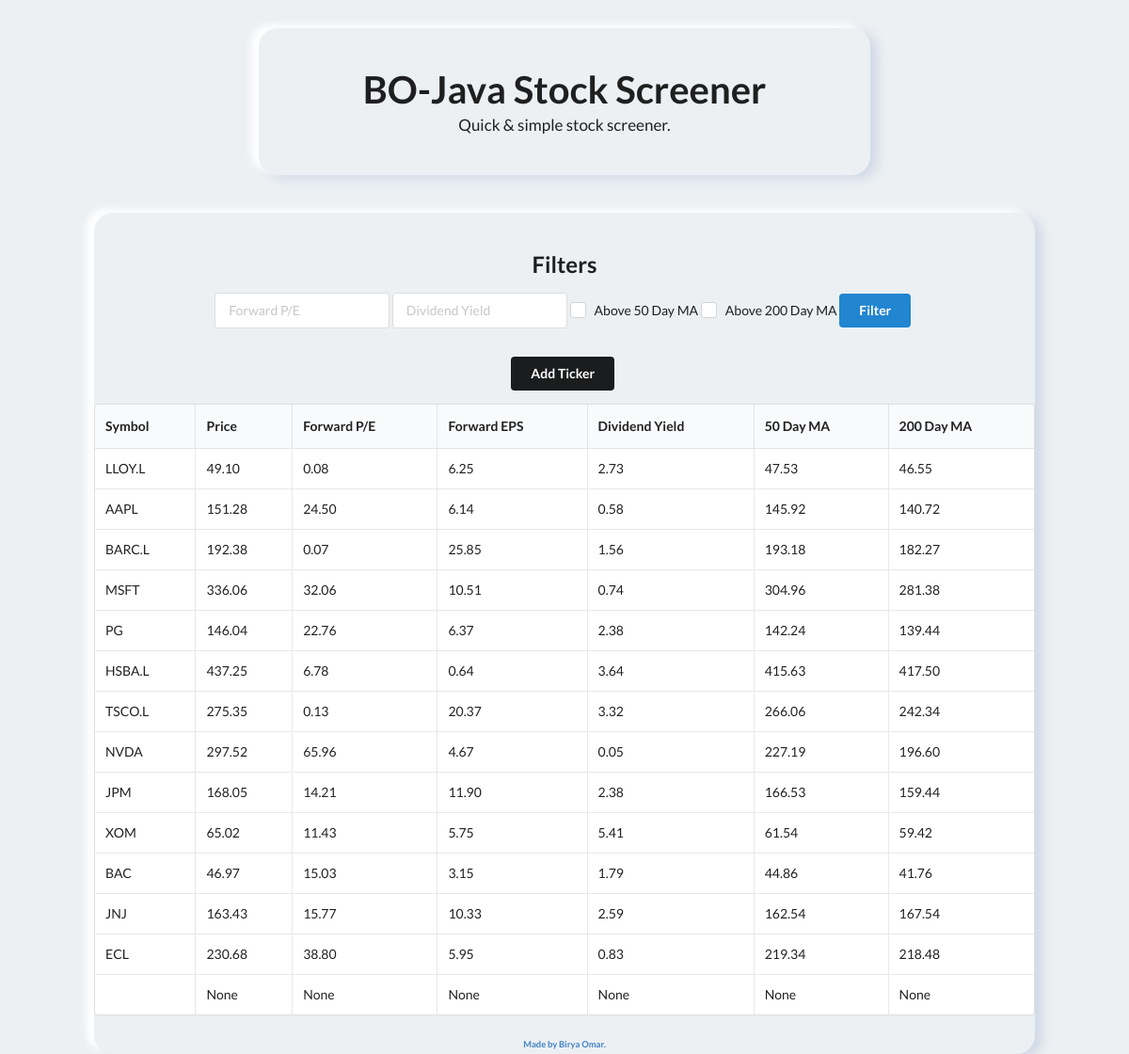
The page / on the database its author committed.
### models.py (models this page shows)
class Stock(Base):
    __tablename__ = "stocks"
    id = Column(Integer, primary_key=True, index=True)
    symbol = Column(String, unique=True, index=True)
    price = Column(Numeric(10, 2))
    forward_pe = Column(Numeric(10, 2))
    forward_eps = Column(Numeric(10, 2))
    dividend_yield = Column(Numeric(10, 2))
    ma50 = Column(Numeric(10, 2))
    ma200 = Column(Numeric(10, 2))

### main.py (the view)
@app.get("/")
def home(request: Request, forward_pe = None, dividend_yield = None, ma50 = None, ma200 = None, db: Session = Depends(get_db)):
    stocks = db.query(Stock)
    if forward_pe:
        stocks = stocks.filter(Stock.forward_pe < forward_pe)
    if dividend_yield:
        stocks = stocks.filter(Stock.dividend_yield > dividend_yield)
    if ma50:
        stocks = stocks.filter(Stock.price > Stock.ma50)
    if ma200:
        stocks = stocks.filter(Stock.price > Stock.ma200)
    stocks = stocks.all()
    return templates.TemplateResponse("index.html", {
        "request": request,
        "stocks": stocks,
        "dividend_yield": dividend_yield,
        "forward_pe": forward_pe,
        "ma200": ma200,
        "ma50": ma50
    })

### templates/index.html (shortened to what this page needs)
<!DOCTYPE html>
<html>
{% extends "layout.html" %}
{% block content %}
<head>
</head>
    <body>
        <center><div class="top-container">
          <center><h1>BO-Java Stock Screener</h1></center>
          <center><p class="app-description">Quick & simple stock screener.</p></center>
        </div></center>
      <center><div class="bottom-container">
        <h2>Filters</h2>
        <form method="get">
        <div class="ui input">
          <input name="forward_pe" type="text" placeholder="Forward P/E" value="{{ forward_pe or '' }}">
        </div>
        <div class="ui input">
          <input name="dividend_yield" type="text" placeholder="Dividend Yield" value="{{ dividend_yield or '' }}">
        </div>
        <div class="ui checkbox">
          <label>Above 50 Day MA</label>
        </div>
        <div class="ui checkbox">
          <label>Above 200 Day MA</label>
        </div>
        <button type="submit" class="ui button primary">Filter</button>
        </form>
        <div class="add-ticker-button">
        <button id="add_symbol" class="ui button secondary">Add Ticker</button>
        </div>
        <table class="ui celled table">
          <thead>
            <tr>
              <th>Symbol</th>
              <th>Price</th>
              <th>Forward P/E</th>
              <th>Forward EPS</th>
              <th>Dividend Yield</th>
              <th>50 Day MA</th>
              <th>200 Day MA</th>
            </tr>
          </thead>
          <tbody>
            {% for stock in stocks %}
            <tr>
              <td>{{ stock.symbol }}</td>
              <td>{{ stock.price }}</td>
              <td>{{ stock.forward_pe }}</td>
              <td>{{ stock.forward_eps }}</td>
              <td>{{ stock.dividend_yield }}</td>
              <td>{{ stock.ma50 }}</td>
              <td>{{ stock.ma200 }}</td>
            </tr>
            {% endfor %}
          </tbody>
        </table>
          <div class="footer">
            <center><h6><a href="https://birya.io"  class="footer-link">Made by Birya Omar.</a></h6></center>
          </div>
        </div></center>
  </body>
{% endblock %}

### templates/layout.html (shortened to what this page needs)
<html>
    <head>
        <link rel="stylesheet" href="https://cdn.jsdelivr.net/npm/semantic-ui@2.4.2/dist/semantic.min.css">
    </head>
    <body>
            {% block content %}
            {% endblock %}
    </body>
</html>

### templates/index.html (style rules this page uses)
html, body { background-color: #ecf0f3; }
.top-container { margin: 30px 0px 40px 0px; padding: 40px 0px 40px 0px; box-shadow: -8px -4px 8px 0px #ffffff, 8px 4px 12px 0px #d1d9e6; width: 650px; border-radius: 20px; }
.top-container h1 { font-weight: bolder; font-size: 40px; }
.app-description { margin-top: 200px; font-size: 17px; }
.bottom-container { width: 900px; }
.add-ticker-button { margin-top: 30px; }
.bottom-container { margin: 0px 0px 30px 0px; padding: 40px 30px -50px 30px; box-shadow: -8px -4px 8px 0px #ffffff, 8px 4px 12px 0px #d1d9e6; border-radius: 20px; width: 1000px; }
.bottom-container h2 { padding: 40px 0px 0px 0px; }

### rows shown on the page
Stock: symbol "LLOY.L", price "49.10", forward_pe "0.08", forward_eps "6.25", dividend_yield "2.73", ma50 "47.53", ma200 "46.55"
Stock: symbol "AAPL", price "151.28", forward_pe "24.50", forward_eps "6.14", dividend_yield "0.58", ma50 "145.92", ma200 "140.72"
Stock: symbol "BARC.L", price "192.38", forward_pe "0.07", forward_eps "25.85", dividend_yield "1.56", ma50 "193.18", ma200 "182.27"
Stock: symbol "MSFT", price "336.06", forward_pe "32.06", forward_eps "10.51", dividend_yield "0.74", ma50 "304.96", ma200 "281.38"
Stock: symbol "PG", price "146.04", forward_pe "22.76", forward_eps "6.37", dividend_yield "2.38", ma50 "142.24", ma200 "139.44"
Stock: symbol "HSBA.L", price "437.25", forward_pe "6.78", forward_eps "0.64", dividend_yield "3.64", ma50 "415.63", ma200 "417.50"
Stock: symbol "TSCO.L", price "275.35", forward_pe "0.13", forward_eps "20.37", dividend_yield "3.32", ma50 "266.06", ma200 "242.34"
Stock: symbol "NVDA", price "297.52", forward_pe "65.96", forward_eps "4.67", dividend_yield "0.05", ma50 "227.19", ma200 "196.60"
Stock: symbol "JPM", price "168.05", forward_pe "14.21", forward_eps "11.90", dividend_yield "2.38", ma50 "166.53", ma200 "159.44"
Stock: symbol "XOM", price "65.02", forward_pe "11.43", forward_eps "5.75", dividend_yield "5.41", ma50 "61.54", ma200 "59.42"
Stock: symbol "BAC", price "46.97", forward_pe "15.03", forward_eps "3.15", dividend_yield "1.79", ma50 "44.86", ma200 "41.76"
Stock: symbol "JNJ", price "163.43", forward_pe "15.77", forward_eps "10.33", dividend_yield "2.59", ma50 "162.54", ma200 "167.54"
Stock: symbol "ECL", price "230.68", forward_pe "38.80", forward_eps "5.95", dividend_yield "0.83", ma50 "219.34", ma200 "218.48"
Stock: price "None", forward_pe "None", forward_eps "None", dividend_yield "None", ma50 "None", ma200 "None"
